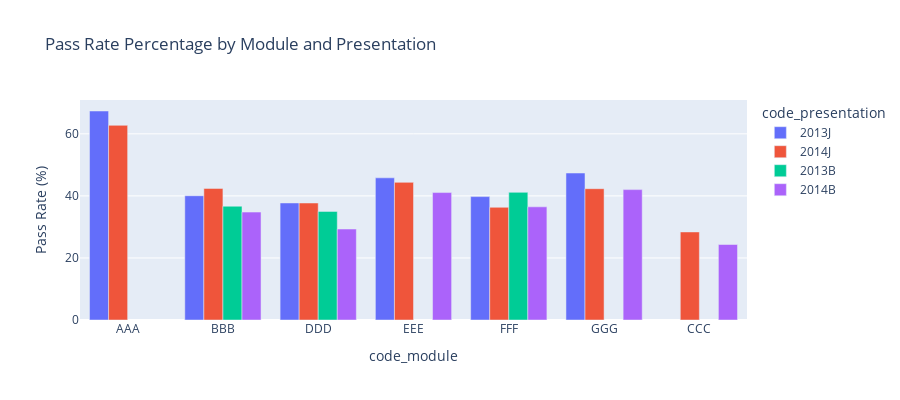

Notebook code for this chart:
### Code cell
px.bar(pass_rate, x='code_module', y='pass_rate_percentage', color='code_presentation', barmode='group',
       title='Pass Rate Percentage by Module and Presentation',
       labels={'pass_rate_percentage': 'Pass Rate (%)'},
       height=400)

### Figure 1 — Plotly figure (JSON) as saved in the notebook; plotly's stock layout.template omitted (floating-point values rounded to 4 significant figures)
{"data": [{"alignmentgroup": "True", "hovertemplate": "code_presentation=2013J<br>code_module=%{x}<br>Pass Rate (%)=%{y}<extra></extra>", "legendgroup": "2013J", "marker": {"color": "#636efa", "pattern": {"shape": ""}}, "name": "2013J", "offsetgroup": "2013J", "orientation": "v", "showlegend": true, "textposition": "auto", "type": "bar", "x": ["AAA", "BBB", "DDD", "EEE", "FFF", "GGG"], "xaxis": "x", "y": [67.36, 40.05, 37.72, 45.82, 39.77, 47.37], "yaxis": "y"}, {"alignmentgroup": "True", "hovertemplate": "code_presentation=2014J<br>code_module=%{x}<br>Pass Rate (%)=%{y}<extra></extra>", "legendgroup": "2014J", "marker": {"color": "#EF553B", "pattern": {"shape": ""}}, "name": "2014J", "offsetgroup": "2014J", "orientation": "v", "showlegend": true, "textposition": "auto", "type": "bar", "x": ["AAA", "BBB", "CCC", "DDD", "EEE", "FFF", "GGG"], "xaxis": "x", "y": [62.74, 42.41, 28.38, 37.71, 44.36, 36.32, 42.32], "yaxis": "y"}, {"alignmentgroup": "True", "hovertemplate": "code_presentation=2013B<br>code_module=%{x}<br>Pass Rate (%)=%{y}<extra></extra>", "legendgroup": "2013B", "marker": {"color": "#00cc96", "pattern": {"shape": ""}}, "name": "2013B", "offsetgroup": "2013B", "orientation": "v", "showlegend": true, "textposition": "auto", "type": "bar", "x": ["BBB", "DDD", "FFF"], "xaxis": "x", "y": [36.67, 35, 41.14], "yaxis": "y"}, {"alignmentgroup": "True", "hovertemplate": "code_presentation=2014B<br>code_module=%{x}<br>Pass Rate (%)=%{y}<extra></extra>", "legendgroup": "2014B", "marker": {"color": "#ab63fa", "pattern": {"shape": ""}}, "name": "2014B", "offsetgroup": "2014B", "orientation": "v", "showlegend": true, "textposition": "auto", "type": "bar", "x": ["BBB", "CCC", "DDD", "EEE", "FFF", "GGG"], "xaxis": "x", "y": [34.78, 24.33, 29.32, 41.07, 36.47, 42.02], "yaxis": "y"}], "layout": {"barmode": "group", "height": 400, "legend": {"title": {"text": "code_presentation"}, "tracegroupgap": 0}, "title": {"text": "Pass Rate Percentage by Module and Presentation"}, "xaxis": {"anchor": "y", "domain": [0, 1], "title": {"text": "code_module"}}, "yaxis": {"anchor": "x", "domain": [0, 1], "title": {"text": "Pass Rate (%)"}}}}
